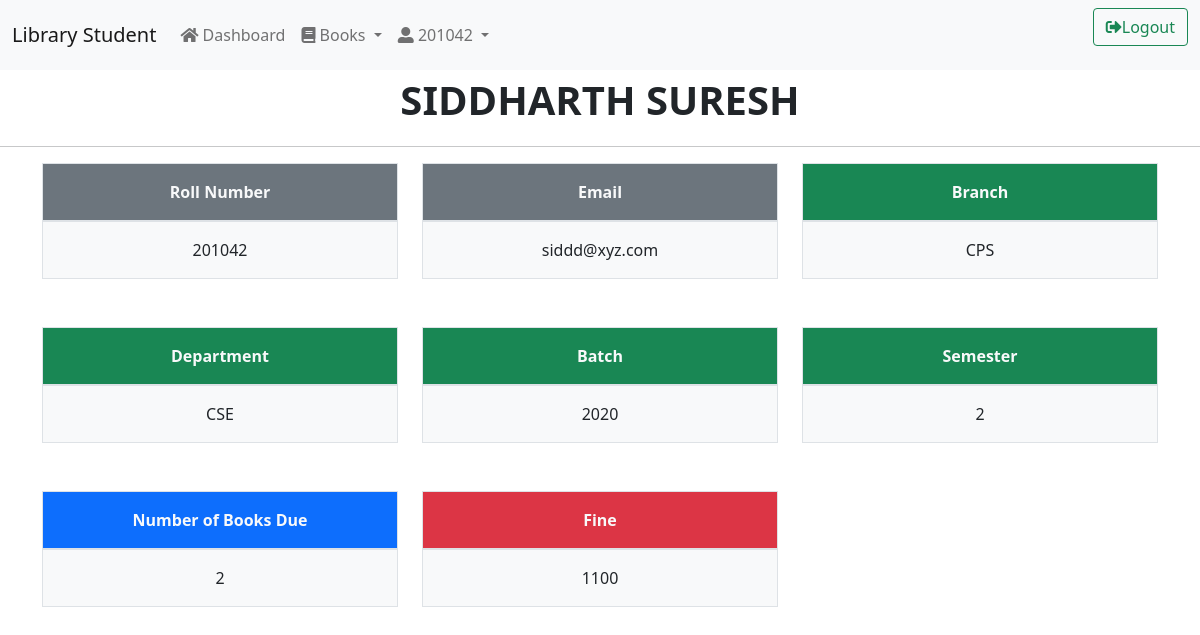
The app's page /profile/ (signed in), older data.
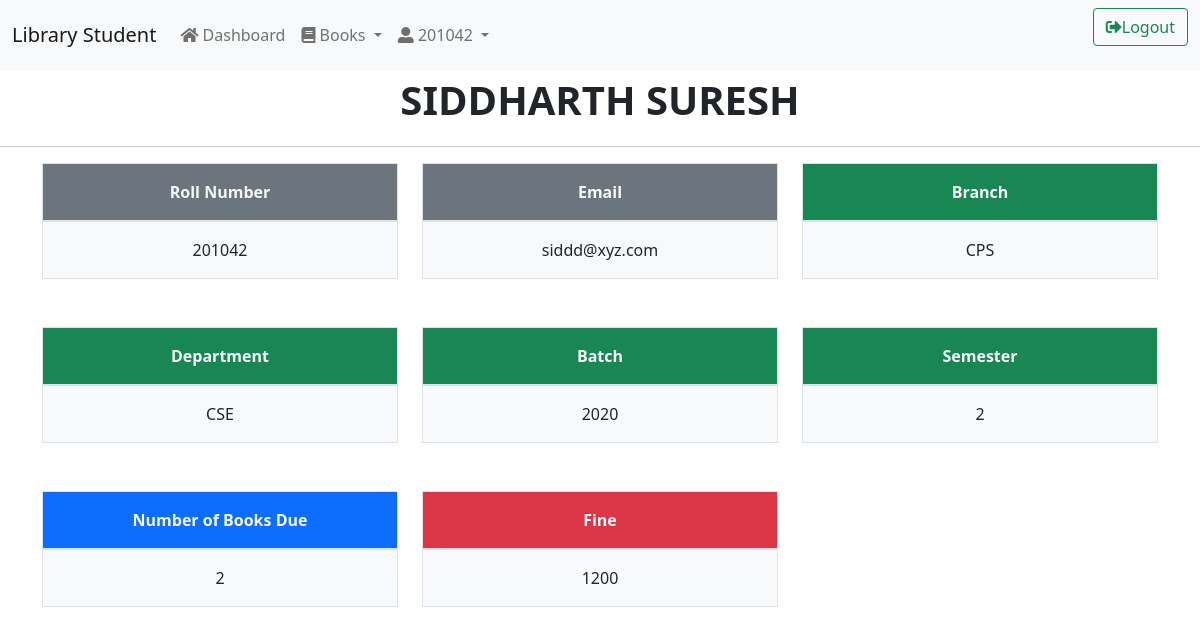
The same page, newer data.
### library/models.py (models this page shows, shortened)
class Student(models.Model):
    user = models.OneToOneField(User, on_delete=models.CASCADE)
    roll_no = models.CharField(max_length=10)
    name = models.CharField(max_length=20)
    branch = models.CharField(max_length=3)
    DEPT = ( ('1', 'CSE'), ('2', 'ECE'), ('3','EEE'),('4','ME'))
    department = models.CharField(max_length=1, choices=DEPT, blank=True, default='1')
    BAT = (('1','2017'),('2','2018'),('3','2019'),('4','2020'))
    batch = models.CharField(max_length=1, choices=BAT, blank=True, default='4')
    SEM = (('1','1'),('2','2'),('3','3'),('4','4'),('5','5'),('6','6'),('7','7'),('8','8'))
    semester = models.CharField(max_length=1, choices=SEM, blank=True, default='1')
    fine = models.IntegerField(default=0)
    email=models.EmailField()
    class Meta:
        ordering = ['roll_no']
    def num_books(self):
        return IssueBook.objects.filter(student=self, is_returned=False).count()

### library/views.py (the view)
# urls.py: path('profile/', Profile_view),
@login_required(redirect_field_name='dashboard')
def Profile_view(request):
	if request.user.is_staff:
		return redirect('/staff')
	student=Student.objects.get(user=request.user)
	return render(request, "profile.html", locals())

### library/templates/profile.html (shortened to what this page needs)
<html>
	<head>
    	{% include 'csscdn.html' %}
	</head>
	{% include 'navbar.html' %}
	<p class="fs-1 text-uppercase fw-bolder text-center">{{student.name}}</p>
	<hr>
	<div class="container overflow-hidden">
	  <div class="row gy-5 text-center">
	    <div class="col-4">
	      <div class="p-3 border bg-secondary text-light fw-bold">Roll Number</div>
	      <div class="p-3 border bg-light ">{{student.roll_no}}</div>
	    </div>
	    <div class="col-4">
	    	<div class="p-3 border bg-secondary text-light fw-bold">Email</div>
	      <div class="p-3 border bg-light">{{student.email}}</div>
	    </div>
	    <div class="col-4">
	    	<div class="p-3 border bg-success text-light fw-bold">Branch</div>
	      <div class="p-3 border bg-light">{{student.branch}}</div>
	    </div>
	    <div class="col-4">
	    	<div class="p-3 border bg-success text-light fw-bold">Department</div>
	      <div class="p-3 border bg-light">{{student.get_department_display}}</div>
	    </div>
	    <div class="col-4">
	    	<div class="p-3 border bg-success text-light fw-bold">Batch</div>
	      <div class="p-3 border bg-light">{{student.get_batch_display}}</div>
	    </div>
	    <div class="col-4">
	    	<div class="p-3 border bg-success text-light fw-bold">Semester</div>
	      <div class="p-3 border bg-light">{{student.get_semester_display}}</div>
	    </div>
	    <div class="col-4">
	    	<div class="p-3 border bg-primary text-light fw-bold">Number of Books Due</div>
	      <div class="p-3 border bg-light">{{student.num_books}}</div>
	    </div>
	    <div class="col-4">
	    	<div class="p-3 border bg-danger text-light fw-bold">Fine</div>
	      <div class="p-3 border bg-light">{{student.fine}}</div>
	    </div>
	  </div>
	</div>
	</body>
</html>

Row changes from the older to the newer data that the page shows:
changed Student "SIDDHARTH SURESH": fine "1100" → "1200"
